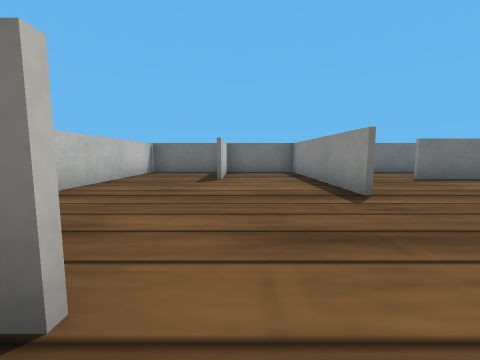
view 1 (above)

22 first-person views from a walk through a robot-simulator world made for Webots. The camera is 0.06 m above the floor, tilts 6° down and sees 90° across. The floor is counted in squares, 0.1 m on a side. Each view is taken from the middle of a square. On the plan, view 1 faces up. The plan holds only what a view shows up to about 9 squares ahead; the rest is blank. The robots in the file are not drawn. Webots' stock objects and surfaces are drawn as simple stand-ins.

view 2
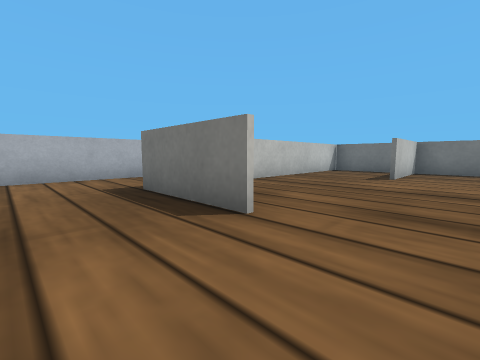

view 3
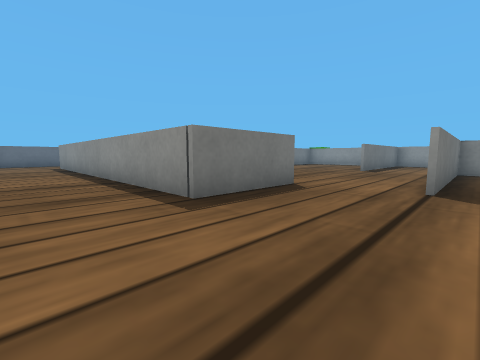

view 4
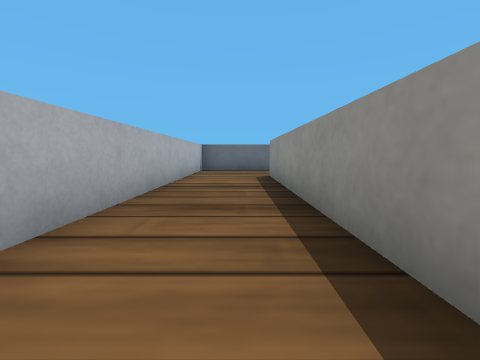

view 5
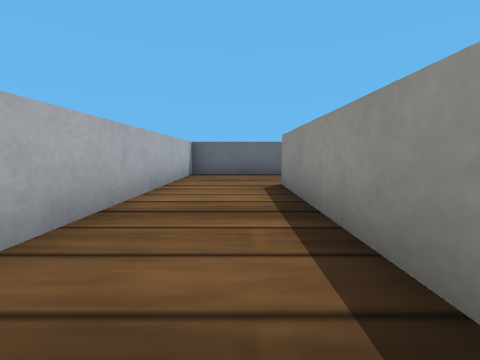

view 6
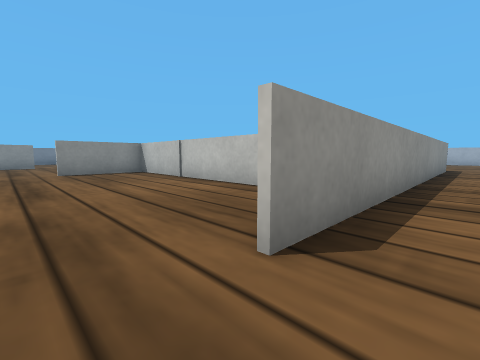

view 7
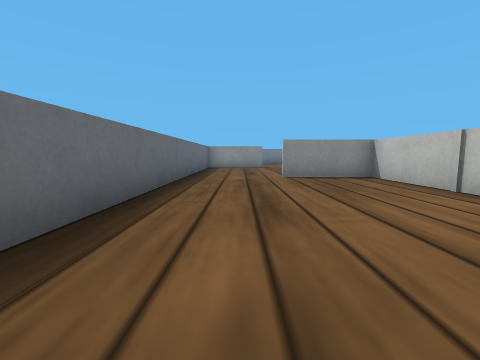

view 8
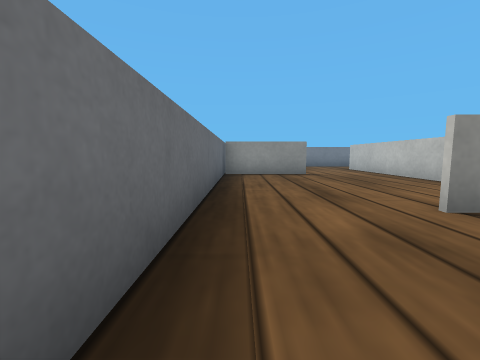

view 9
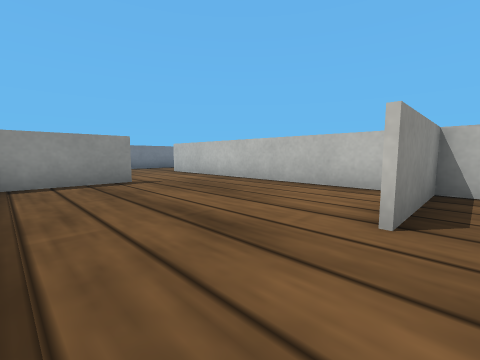

view 10
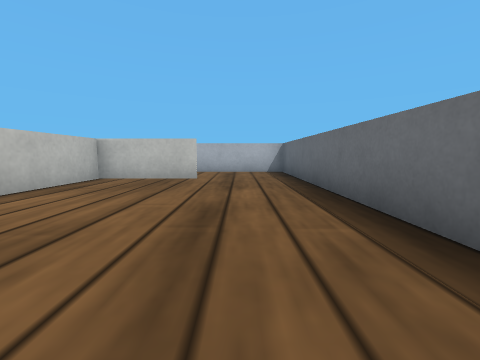

view 11
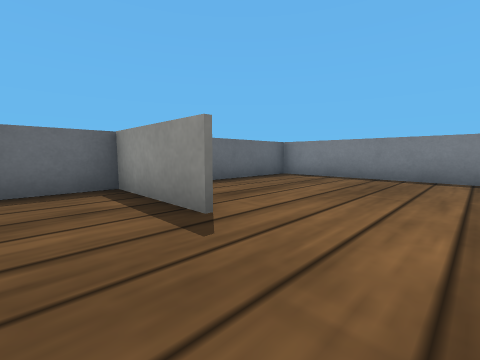

view 12
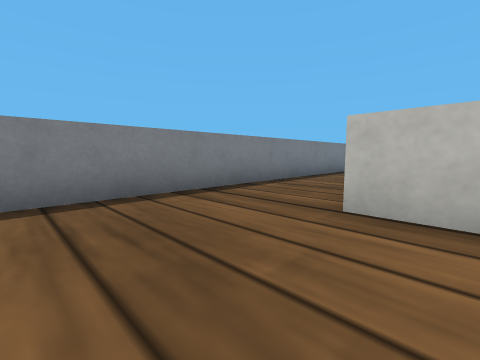

view 13
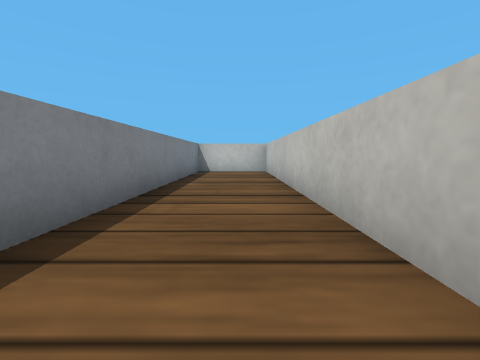

view 14
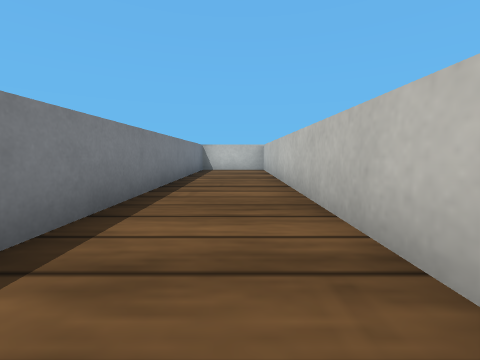

view 15
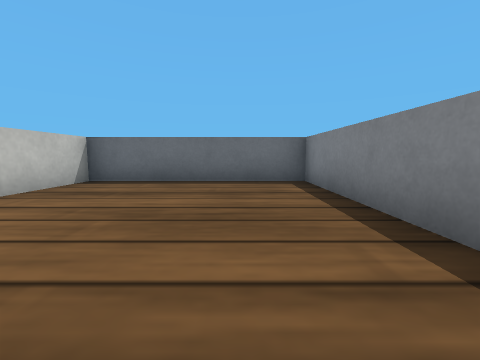

view 16
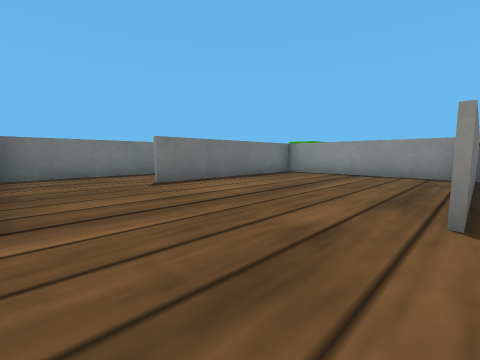

view 17
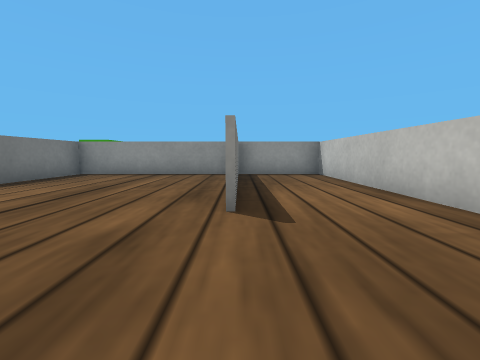

view 18
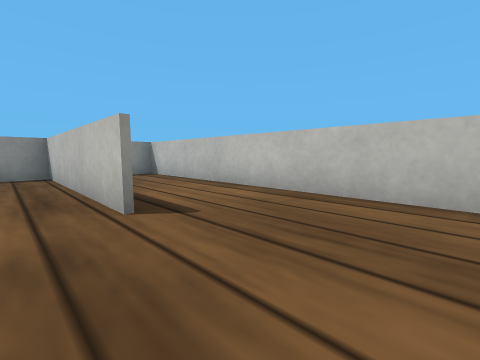

view 19
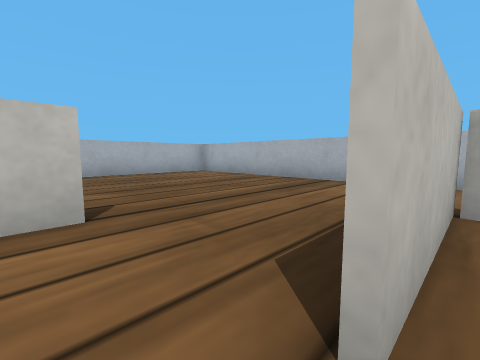

view 20
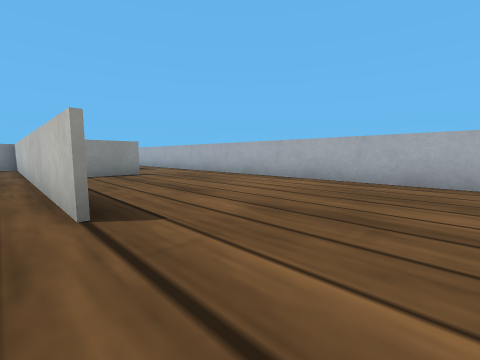

view 21
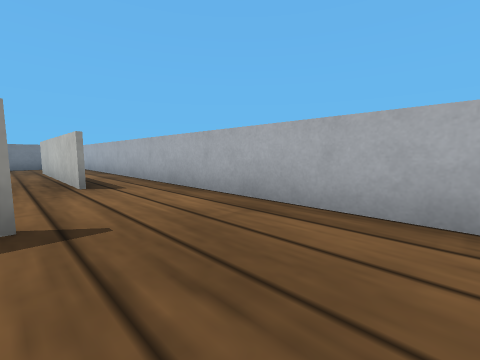

view 22
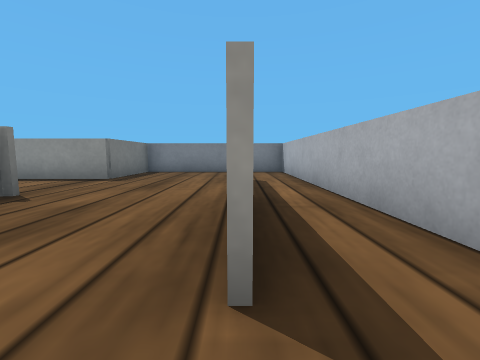

### Floor plan
Points are (right, up) in squares from view 1. A wall is a line through its corners. A room is listed if a view was taken in it or the views show most of it. See-through windows are left out.
Room 1 (views 1, 2, 3, 4, 5, 6, 16, 17, 18, 19, 20)
walls: (-5.5, 1.8) (-5.5, -2.6); (-0.6, 0.7) (-3.1, 0.7) (-3.1, 11); (-0.6, -1.5) (2.6, -1.5); (-2.5, 13.5) (-5.5, 13.5) (-5.5, 5.4)
ways out: opening at (-3, 12) to room 2; opening at (-3, -2) to room 5; opening at (2, 1) to room 8
Room 2 (views 7, 8, 9, 10)
walls: (-3, 11) (-3, 8); (4.5, 13.5) (-2.5, 13.5); (-3, 8.4) (4.5, 8.4) (4.5, 10.9)
ways out: opening at (-3, 12) to room 1; opening at (4, 12) to room 3
Room 3 (view 11)
walls: (9.4, 10.9) (9.4, 13.5); (9, 13.5) (4.5, 13.5); (5.1, 8.4) (9.5, 8.4)
ways out: opening at (4, 12) to room 2; opening at (9, 9.5) to room 4
Room 4 (views 12, 13, 14, 15)
walls: (12, 7.1) (12, -1.6) (14.5, -1.6); (9.5, 8.4) (12, 8.4); (9.6, 13.5) (9.6, 11.4); (14.5, -2) (14.5, 13.5) (9, 13.5)
ways out: opening at (9, 9.5) to room 3
Room 5 (view 21)
walls: (-5.5, -2.6) (-5.5, -6.5) (4.5, -6.5); (4.5, -4.1) (4.5, -1.6) (-0.5, -1.6)
ways out: opening at (-3, -2) to room 1; opening at (4, -5.5) to room 6
Room 6 (view 22)
walls: (6.9, -5) (11.9, -5); (14.5, -1.8) (11.9, -1.8) (11.9, 0.6); (4.5, -6.5) (14.5, -6.5) (14.5, -2)
ways out: opening at (4, -5.5) to room 5
objects: other object (10, 6) to (11, 6)
Room 7 (no view inside)
walls: (4.4, 1.1) (9.5, 1.1); (9.5, 5.9) (4.4, 5.9); (9.4, 1.1) (9.4, 5.3)
ways out: opening at (3.5, 6) to room 11
Room 8 (no view inside)
walls: (1.9, 3.5) (1.9, 8.5); (2.1, 8.3) (-0.4, 8.3) (-0.4, 5.7)
ways out: opening at (2, 1) to room 1; opening at (-1, 3.5) to room 10
Room 9 (no view inside)
walls: (2.6, -1.5) (9.5, -1.5); (9.1, 1) (4.5, 1); (9.4, -1.7) (9.4, 1.1)
Room 10 (no view inside)
walls: (-3.3, 0.9) (-0.6, 0.9); (-3, 8) (-3, 3.5); (-0.8, 8.3) (-3, 8.3)
ways out: opening at (-1, 3.5) to room 8
Room 11 (no view inside)
walls: (6.1, 8.3) (2.1, 8.3)
ways out: opening at (3.5, 6) to room 7

Positions as (right, up) in squares from view 1, and headings:
1: (0, 0), facing up
2: (1, -1), facing up-left
3: (-5, -2), facing up-right
4: (-4, 4), facing up
5: (-4, 6), facing up
6: (-4, 12), facing down-right
7: (-2, 12), facing right
8: (2, 13), facing right
9: (4, 13), facing down-right
10: (3, 12), facing left
11: (8, 9), facing up-right
12: (11, 11), facing down-right
13: (13, 7), facing down
14: (13, 8), facing down
15: (13, 8), facing up
16: (2, 1), facing up-right
17: (2, 1), facing right
18: (2, 2), facing down-right
19: (0, 1), facing down-left
20: (-3, -1), facing down-right
21: (2, -4), facing down-right
22: (6, -5), facing right
